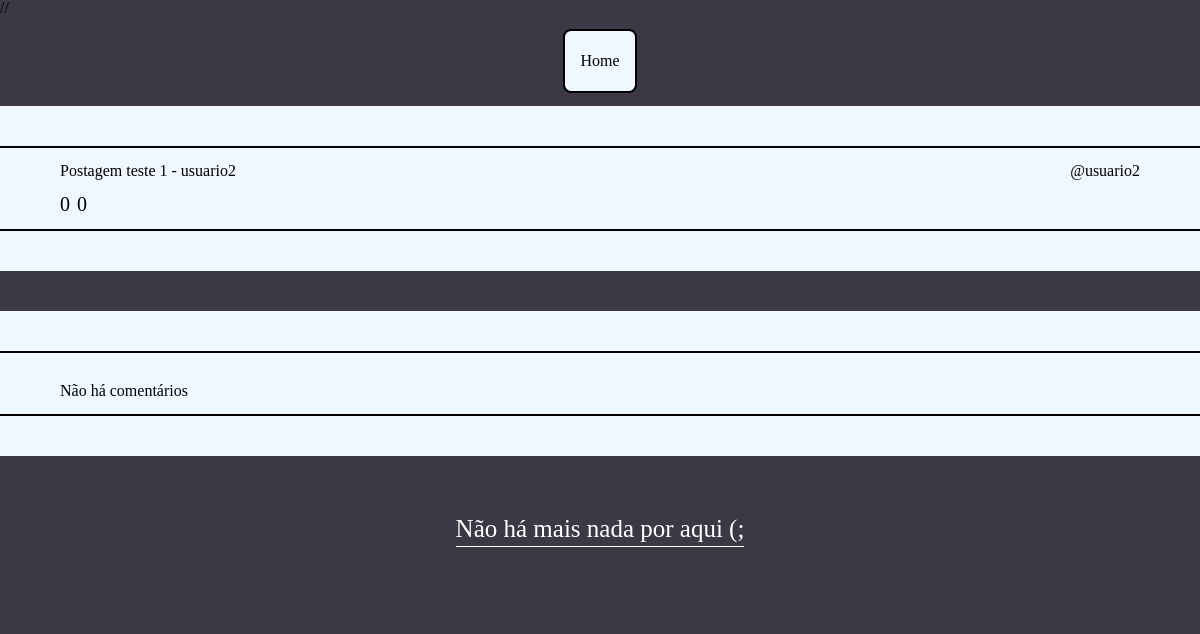
Before: /postagemEstendida.php?id=5 (signed in) with the older database file.
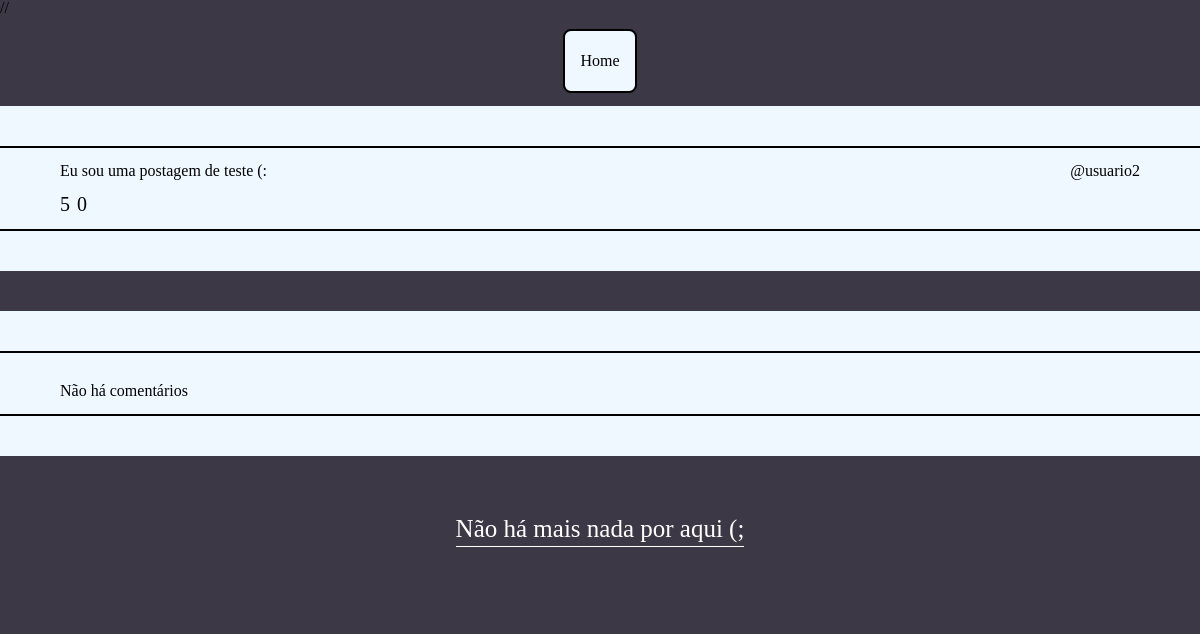
After: the same page with the newer database file.
### tables this page shows
CREATE TABLE `postagem` (
  `id_postagem` int(11) NOT NULL,
  `conteudo` varchar(1000) NOT NULL,
  `curtidas` int(11) NOT NULL,
  `idPerfFk` int(11) NOT NULL
);

### controlClasses/PerfilApoio.class.php (called while the page is built, shortened)
<?php
require_once __DIR__ . '../../classes/Perfil.class.php';
class PerfApoio{
    private $conexao;
    public function __construct($baseDados) {
        $this->conexao = $baseDados;
    }
    public function checarPerfil($Id) {
        $sqlPro = "SELECT * FROM profissional WHERE idPerfPfk ='".$Id."'";
        $resultPro = $this->conexao->query($sqlPro);
        $sqlPes = "SELECT * FROM pessoal WHERE idPerfPfk ='".$Id."'";
        $resultPes = $this->conexao->query($sqlPes);
        if($resultPes->num_rows >0){
            return "pess";
        }
    }
    public function buscaAutorPostagem($idPost){
        $sql = "SELECT * FROM postagem WHERE id_postagem='".$idPost."'";
        $result = $this->conexao->query($sql);
        $row = $result->fetch_assoc();
        $idPerfil = $row["idPerfFk"];
        if($result){
            return $idPerfil;
        } else{
            return null;
        }
    }
}
?>

### controlClasses/PostagemControl.class.php (called while the page is built, shortened)
<?php
include __DIR__ . '../../classes/Postagem.class.php';
require_once __DIR__ . '../../classes/Perfil.class.php';
class PostControl{
    private $conexao;
    public function __construct($baseDados) {
        $this->conexao = $baseDados;
    }
    public function buscarPorId($id){
        $sql = "SELECT * FROM postagem WHERE id_postagem = $id";
        $result = $this->conexao->query($sql);
        if ($result != false && $result->num_rows > 0) {
            $row = $result->fetch_assoc();
            $post = new Postagem($row["conteudo"], $row["curtidas"]);
            $post->setID($row["id_postagem"]);
            return $post;
        } else {
            return null;
        }
    }
}
?>

### classes/Database.class.php (called while the page is built, shortened)
<?php
class Database
{
    private $host;
    private $username;
    private $password;
    private $database;
    private $connection;
    public function __construct($host, $username, $password, $database)
    {
        $this->host = $host;
        $this->username = $username;
        $this->password = $password;
        $this->database = $database;
    }
    private function connect()
    {
        $this->connection = new mysqli($this->host, $this->username, $this->password, $this->database);
    }
    public function query($sql)
    {
        return $this->connection->query($sql);
    }
}
?>

### funcoes/site.config.php (called while the page is built, shortened)
<?php
include __DIR__ . '../../classes/Database.class.php';
include __DIR__ . '../../controlClasses/PostagemControl.class.php';
include __DIR__ . '../../controlClasses/PerfilPessoalControl.class.php';
include __DIR__ . '../../controlClasses/PerfilApoio.class.php';
$db = new Database("localhost", "root", "", "trab_inter");
$perfPessControl = new PerfPessControl($db);
$perfApoio = new PerfApoio($db);
function checaPerfil($id){
    global $perfApoio;
    $tipo = $perfApoio->checarPerfil($id);
    return $tipo;
}
function retornaObjPerfil($id){
    global $perfPessControl;
    $tipo = checaPerfil($id);
    if($tipo == "pess"){
        $perfil = $perfPessControl->buscarPorId($id);
        return $perfil;
    }
    return null;
}
function buscaAutorPostagem($idPostagem){
    global $perfApoio;
    $idAutor = $perfApoio->buscaAutorPostagem($idPostagem);
    if($idAutor != null){
        return retornaObjPerfil($idAutor);
    }
    return null;
}
?>

### classes/Postagem.class.php (called while the page is built, shortened)
<?php
class Postagem {
    private $idPost;
    private $conteudo;
    private $curtidas;
    private $comentarios;
    public function __construct($conteudo = "", $curtidas = 0) {
        $this->conteudo = $conteudo;
        $this->curtidas = $curtidas;
        $this->comentarios = [];
    }
    public function getId(){
        return $this->idPost;
    }
    public function getConteudo() {
        return $this->conteudo;
    }
    public function getCurtidas() {
        return $this->curtidas;
    }
    public function setID($id){
        $this->idPost = $id;
    }
    public function numComentarios(){
        return count($this->comentarios);
    }
}
?>

### controlClasses/PerfilPessoalControl.class.php (called while the page is built, shortened)
<?php
class PerfPessControl{
    private $conexao;
    public function __construct($baseDados) {
        $this->conexao = $baseDados;
    }
    public function buscarPorId($id)
    {
        $sql = "SELECT * FROM perfil WHERE idPerf = $id";
        $result = $this->conexao->query($sql);
        $sql2 = "SELECT * FROM pessoal WHERE idPerfPfk = $id";
        $result2 = $this->conexao->query($sql2);
        if ($result2->num_rows > 0) {
            $row = $result->fetch_assoc();
            $row2 = $result2->fetch_assoc();
            $perfil = new Pessoal($row["userName"], $row["senha"], $row2["nome"], $row2["aniversario"], $row2["descricao"]);
            $perfil->setId($row["idPerf"]);
            return $perfil;
        } else {
            return null;
        }
    }
}
?>

### classes/Perfil.class.php (called while the page is built, shortened)
<?php
class Perfil {
    private $userName;
    public function __construct($userName = "", $senha = "") {
        $this->userName = $userName;
    }
    public function getUserName() {
        return $this->userName;
    }
}
?>

### funcoes/site.funcoes.php (the view, shortened to what the changed rows need)
<?php
include 'site.config.php';
function criaHead($titulo,$styleArea){
    return '<!DOCTYPE html>
    <html lang="pt-br">
    <head>
        <meta charset="UTF-8">
        <meta name="viewport" content="width=device-width, initial-scale=1.0">
        <title>'.$titulo.'</title>
        '.$styleArea.'
    </head>
    <body class="bkBlue">';
}
function criaFooter($scriptArea = ""){
    return '</main>
            <footer class="flex center bkBlue h150">
                <p class="fim">Não há mais nada por aqui (;</p>
            </footer>'
            .$scriptArea.
            '</body>
            </html>';
}
function criaPostagemEstendida($postagem,$tipo=1){
    $idPost = $postagem->getId();
    $autor = buscaAutorPostagem($idPost);
    $usuario = $autor->getUserName();
    if($tipo != 1){
        $menuComp = '<p class="flex center bkWhite buttonInitMaior txtC"><a href="actionsPost/editPost/editPost.php?id='.$postagem->getId().'" class="limpar">Editar</a></p>
        <p class="flex center bkWhite buttonInitMaior txtC"><a href="actionsPost/excPost/excPost.php?id='.$postagem->getId().'" class="limpar">Excluir</a></p>';
    }else{
        $menuComp = '';
    }
  $strgPosts = '
  <div class="flex center h90 bkBlue">
  <p class="flex center bkWhite buttonInitMaior txtC"><a href="homelogged.php" class="limpar">Home</a></p>
  '.$menuComp.'
  </div>
  <div class="bkWte"></div>
  <div class="line"></div>';
  if($tipo != 1){
    $strgPosts .= '<div class="flex container w60p">
    <div class="flex conteudo">
        <div class="flex">
            <p>'.$postagem->getConteudo().'</p>
        </div>
        <div class="flex h50">
             <ul class="flex">
                <li class="flex center">
                    <iconify-icon class="black" icon="solar:heart-broken"></iconify-icon>
                '.$postagem->getCurtidas().'
                </li>
                <li class="flex center">
                    <iconify-icon class="black" icon="mingcute:thought-line"></iconify-icon>
                '.$postagem->numComentarios().'
                </li>
            </ul>
        </div>
    </div>
    <div class="autor">
        <p>@'.$usuario.'</p>
    </div>
    </div>
    <div class="line"></div>
    <div class="bkWte"></div>
    <div class="blank bkBlue"></div>
    <div class="bkWte"></div>
    <div class="line"></div>';
}else{
    $strgPosts .= '<div class="flex container w60p">
        <div class="flex conteudo">
            <div class="flex">
                <p>'.$postagem->getConteudo().'</p>
            </div>
            <div class="flex h50">
                 <ul class="flex">
                 <li class="flex center">
                 <a href="actionsPost/curtida.php?id='.$postagem->getId().'">
                     <iconify-icon class="black" icon="solar:heart-broken"></iconify-icon>
                 </a>'.$postagem->getCurtidas().'
             </li>
             <li class="flex center">
                 <a href="actionsPost/addComent/comentario.php?id='.$postagem->getId().'">
                     <iconify-icon class="black" icon="mingcute:thought-line"></iconify-icon>
                 </a>'.$postagem->numComentarios().'
             </li>
                </ul>
            </div>
        </div>
        <div class="autor">
            <p>@'.$usuario.'</p>
        </div>
    </div>
    <div class="line"></div>
    <div class="bkWte"></div>
    <div class="blank bkBlue"></div>
    <div class="bkWte"></div>
    <div class="line"></div>';
}
    if($tipo == 1){
        $comentarios = $postagem->getComentarios();
        $comentLength = count($comentarios);
        if($comentLength > 0){
        foreach($comentarios as $comentario){
            $strgPosts .= '
            <div class="flex container w60p pdTB15">
                  <div class="flex conteudo">
                      <div class="flex">
                          <p>@'.$comentario.'</p>
                      </div>
                  </div>
                  </div>
                  <div class="line"></div>';
        }
        }else{
            $strgPosts .= '
            <div class="flex container w60p pdTB15">
                  <div class="flex conteudo">
                      <div class="flex">
                          <p>Não há comentários</p>
                      </div>
                  </div>
                  </div>
                  <div class="line"></div>';
        }
        $strgPosts .= '
        <div class="bkWte"></div>';
    }
        return $strgPosts;
}
?>

Changed rows visible on the page:
changed postagem: conteudo "Postagem teste 1 - usuario2" → "Eu sou uma postagem de teste (:"; curtidas "0" → "5"
